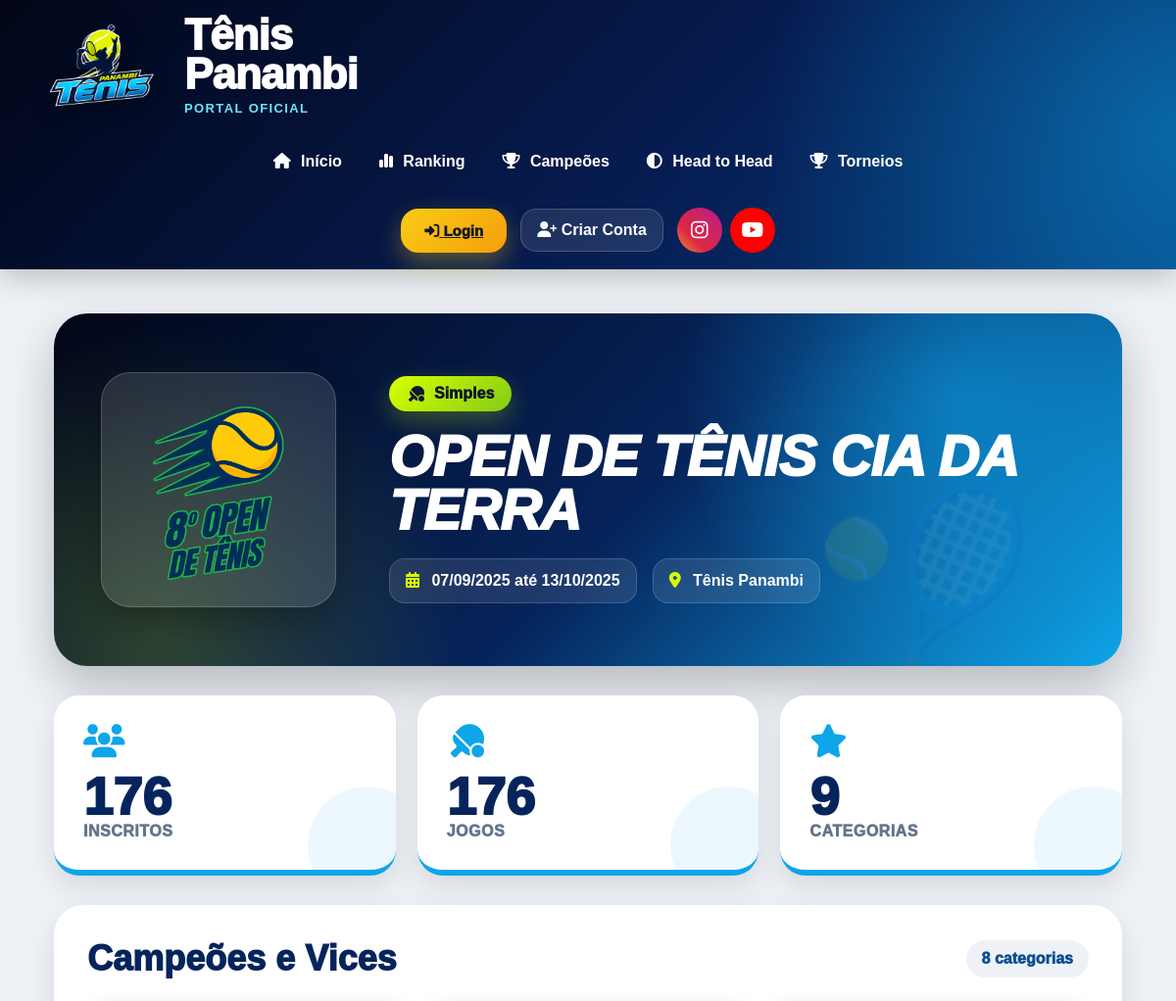
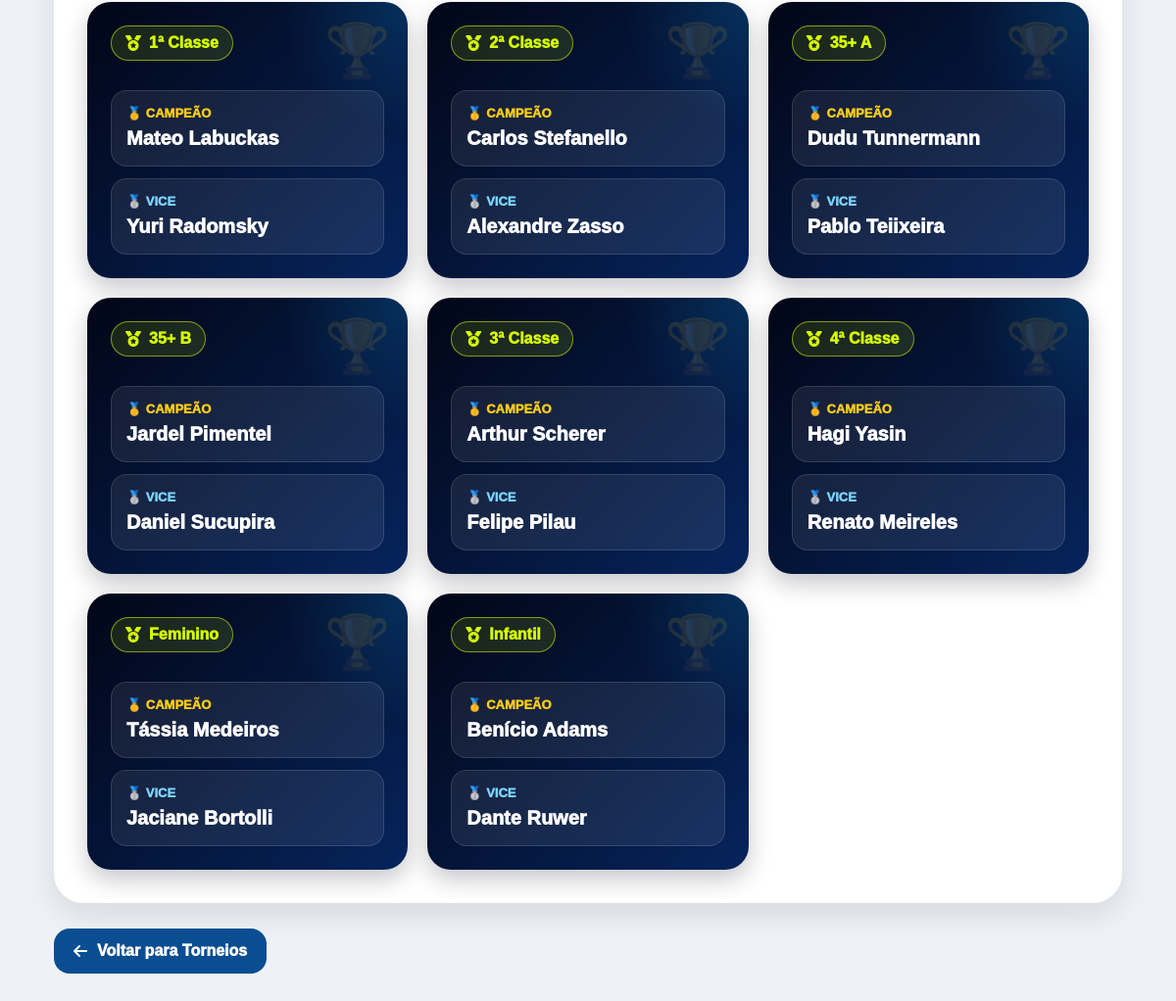
The page /torneios-historico/2/ on the database as committed earlier (2 pictures, top to bottom).
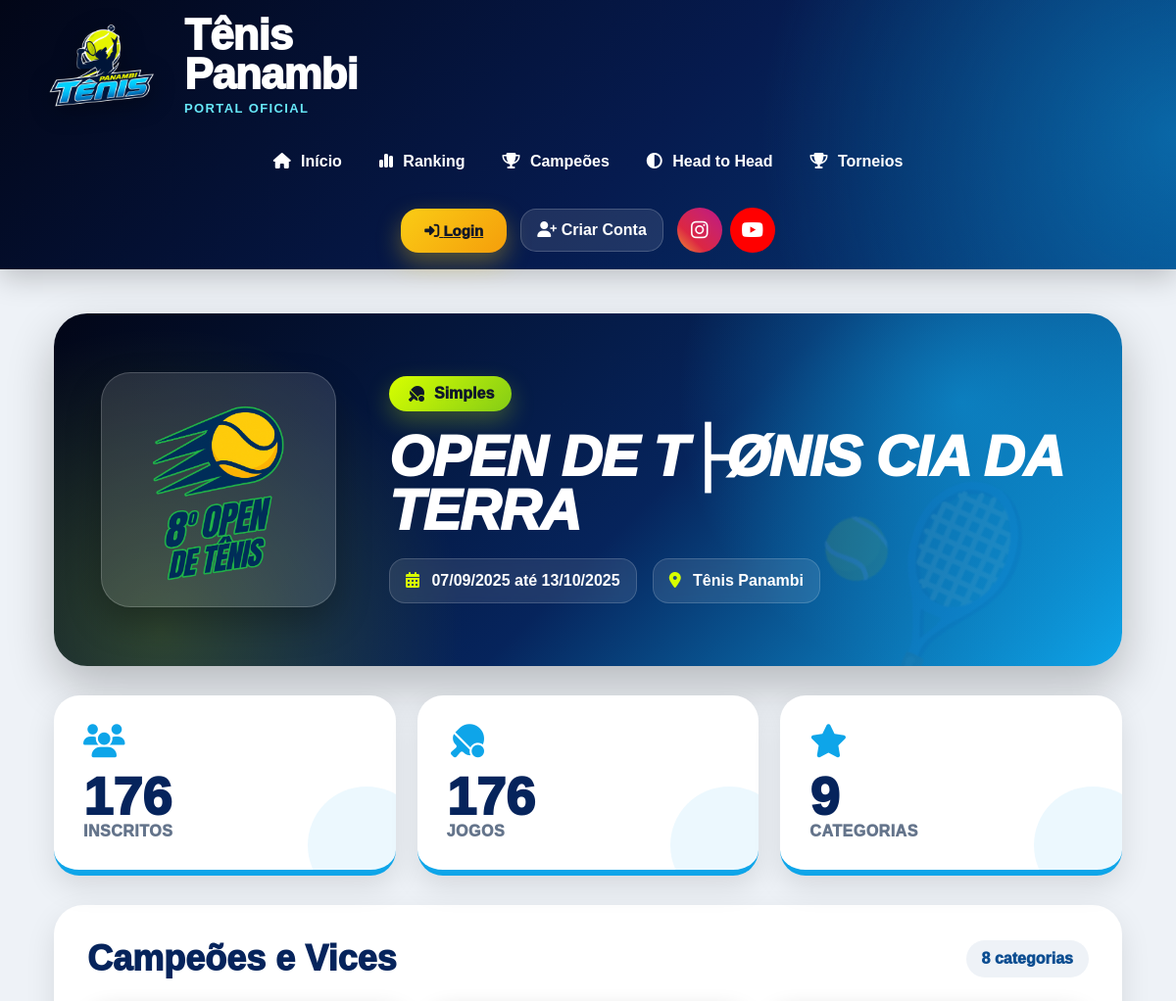
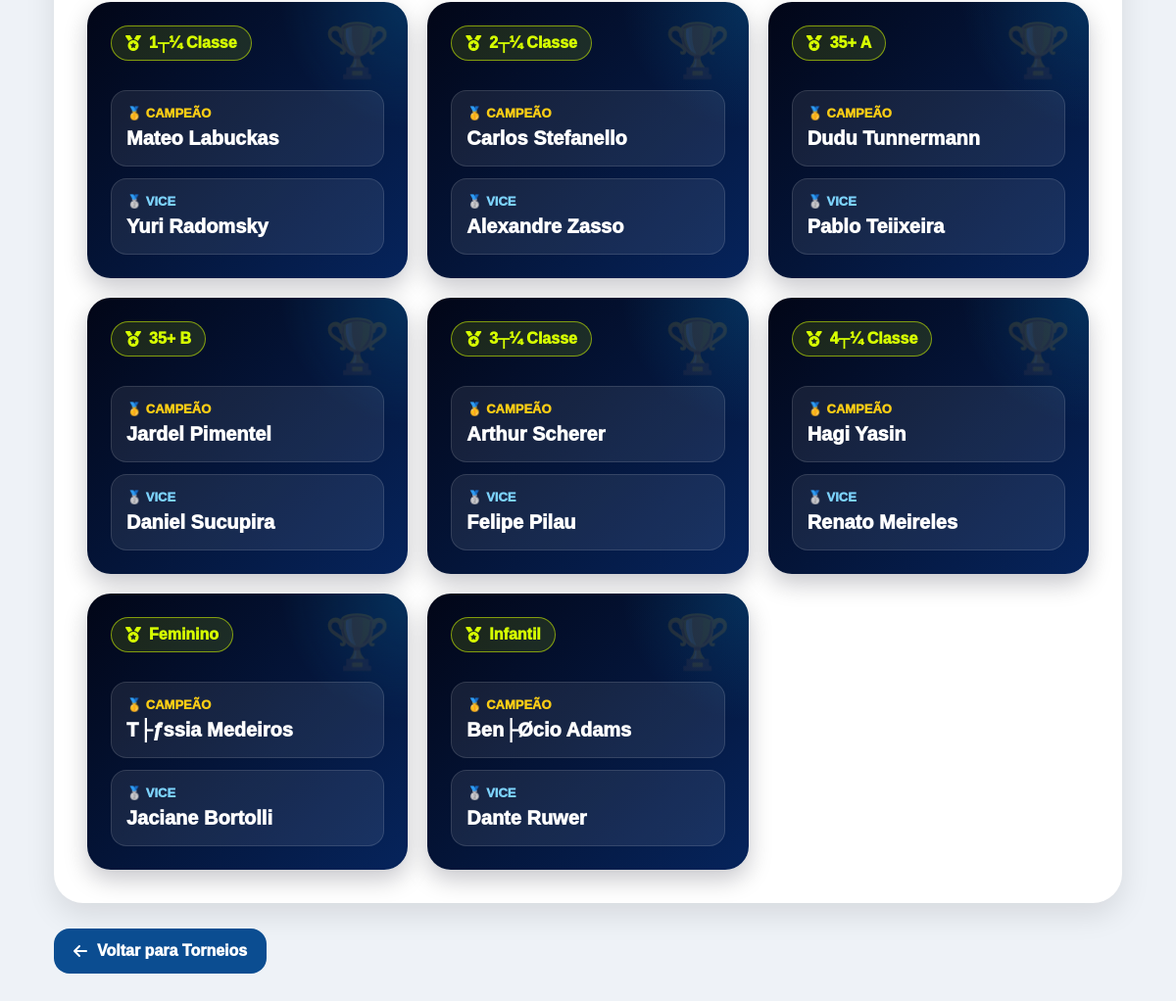
The same page on the database as committed later (2 pictures, top to bottom).
### core/models.py (models this page shows, shortened)
class RegistroTorneio(models.Model):
    TIPO_CHOICES = (
        ('SIMPLES', 'Simples'),
        ('DUPLAS', 'Duplas'),
        ('SIMPLES_DUPLAS', 'Simples e Duplas'),
        ('GERAL', 'Geral'),
    )
    nome = models.CharField(max_length=150)
    edicao = models.CharField(max_length=50, blank=True, null=True)
    tipo = models.CharField(
        max_length=20,
        choices=TIPO_CHOICES,
        default='GERAL'
    )
    data_inicio = models.DateField()
    data_fim = models.DateField(blank=True, null=True)
    local = models.CharField(max_length=150, blank=True, null=True)
    logo = models.ImageField(
        upload_to='historico_torneios/logos/',
        blank=True,
        null=True
    )
    total_inscritos = models.IntegerField(default=0)
    total_jogos = models.IntegerField(default=0)
    total_categorias = models.IntegerField(default=0)
    observacoes = models.TextField(blank=True, null=True)
    ativo = models.BooleanField(default=True)
    criado_em = models.DateTimeField(auto_now_add=True)
    atualizado_em = models.DateTimeField(auto_now=True)
    class Meta:
        verbose_name = 'Histórico de Torneio'
        verbose_name_plural = 'Histórico de Torneios'
        ordering = ['-data_inicio', '-id']

class ResultadoTorneio(models.Model):
    torneio = models.ForeignKey(
        RegistroTorneio,
        on_delete=models.CASCADE,
        related_name='resultados'
    )
    categoria = models.CharField(max_length=100)
    campeao = models.CharField(
        max_length=200,
        help_text='Para duplas, informe: Jogador 1 / Jogador 2'
    )
    vice = models.CharField(
        max_length=200,
        blank=True,
        null=True,
        help_text='Para duplas, informe: Jogador 1 / Jogador 2'
    )
    ordem = models.IntegerField(default=0)
    class Meta:
        verbose_name = 'Resultado do Torneio'
        verbose_name_plural = 'Resultados dos Torneios'
        ordering = ['ordem', 'categoria']

### core/views.py (the view)
def detalhe_torneio_historico(request, torneio_id):
    torneio = get_object_or_404(
        RegistroTorneio,
        id=torneio_id,
        ativo=True
    )
    resultados = ResultadoTorneio.objects.filter(
        torneio=torneio
    ).order_by(
        'ordem',
        'categoria'
    )
    return render(
        request,
        'historico_torneios/detalhe.html',
        {
            'torneio': torneio,
            'resultados': resultados
        }
    )

### core/templates/historico_torneios/detalhe.html (shortened to what this page needs)
{% extends 'base/base.html' %}
{% block content %}
<div class="torneio-detalhe-page">
    <section class="hero-detalhe">
        <div class="logo-torneio">
            {% if torneio.logo %}
                <img src="{{ torneio.logo.url }}" alt="{{ torneio.nome }}">
            {% else %}
                <span>🎾</span>
            {% endif %}
        </div>
        <div class="hero-info">
            <div class="badge-tipo">
                <i class="fa-solid fa-table-tennis-paddle-ball"></i>
                {{ torneio.get_tipo_display }}
            </div>
            <h1>{{ torneio.nome }}</h1>
            <div class="meta-detalhe">
                <div class="meta-item">
                    <i class="fa-solid fa-calendar-days"></i>
                    {{ torneio.data_inicio|date:"d/m/Y" }}
                    {% if torneio.data_fim %}
                        até {{ torneio.data_fim|date:"d/m/Y" }}
                    {% endif %}
                </div>
                <div class="meta-item">
                    <i class="fa-solid fa-location-dot"></i>
                    {{ torneio.local|default:"Tênis Panambi" }}
                </div>
            </div>
        </div>
    </section>
    <section class="numeros-detalhe">
        <div class="numero-card">
            <i class="fa-solid fa-users"></i>
            <strong>{{ torneio.total_inscritos }}</strong>
            <span>Inscritos</span>
        </div>
        <div class="numero-card">
            <i class="fa-solid fa-table-tennis-paddle-ball"></i>
            <strong>{{ torneio.total_jogos }}</strong>
            <span>Jogos</span>
        </div>
        <div class="numero-card">
            <i class="fa-solid fa-star"></i>
            <strong>{{ torneio.total_categorias }}</strong>
            <span>Categorias</span>
        </div>
    </section>
    <section class="resultados-box">
        <div class="resultados-header">
            <h2>Campeões e Vices</h2>
            <span>{{ resultados|length }} categoria{{ resultados|length|pluralize:"s" }}</span>
        </div>
        <div class="resultados-grid">
            {% for resultado in resultados %}
                <div class="resultado-card">
                    <div class="categoria-title">
                        <i class="fa-solid fa-medal"></i>
                        {{ resultado.categoria }}
                    </div>
                    <div class="podio-linha campeao">
                        <div class="podio-label">
                            🥇 Campeão
                        </div>
                        <div class="podio-nome">
                            {{ resultado.campeao }}
                        </div>
                    </div>
                    <div class="podio-linha">
                        <div class="podio-label">
                            🥈 Vice
                        </div>
                        <div class="podio-nome">
                            {{ resultado.vice|default:"-" }}
                        </div>
                    </div>
                </div>
            {% empty %}
                <p>Nenhum resultado cadastrado para este torneio.</p>
            {% endfor %}
        </div>
    </section>
    <a href="/torneios-historico/" class="btn-voltar">
        <i class="fa-solid fa-arrow-left"></i>
        Voltar para Torneios
    </a>
</div>
{% endblock %}

### core/templates/base/base.html (shortened to what this page needs)
{% load static %}
<!DOCTYPE html>
<html lang="pt-br">
<head>
    <link rel="stylesheet"
          href="https://cdnjs.cloudflare.com/ajax/libs/font-awesome/6.5.1/css/all.min.css">
</head>
<body>
<header class="topo">
    <div class="logo-area">
        <img src="{% static 'img/logo.png' %}" alt="Tênis Panambi">
        <div>
            <div class="titulo-site">
                Tênis<br>Panambi
            </div>
            <div class="subtitulo-site">
                Portal Oficial
            </div>
        </div>
    </div>
    <nav class="menu">
        <a href="/">
            <i class="fa-solid fa-house"></i> Início
        </a>
        <a href="/ranking/">
            <i class="fa-solid fa-chart-simple"></i> Ranking
        </a>
        <a href="/mural-campeoes/">
            <i class="fa-solid fa-trophy"></i> Campeões
        </a>
        <a href="/head-to-head/">
            <i class="fa-solid fa-circle-half-stroke"></i> Head to Head
        </a>
        <a href="/torneios-historico/">
    <i class="fa-solid fa-trophy"></i> Torneios
</a>
    </nav>
    <div class="acoes-topo">
        {% if user.is_authenticated %}
            <div class="usuario-dropdown">
               <a href="#" class="usuario">
    {{ user.username|first|upper }}
</a>
                <div class="dropdown-menu">
                    <a href="/meu-painel/">
                        <i class="fa-solid fa-user"></i> Meu Painel
                    </a>
                    <a href="/meus-jogos/">
                        <i class="fa-solid fa-calendar-days"></i> Meus Jogos
                    </a>
                    <a href="/meu-perfil/">
                        <i class="fa-solid fa-id-card"></i> Meu Perfil
                    </a>
                    <a href="/password_change/">
                        <i class="fa-solid fa-key"></i> Trocar Senha
                    </a>
                    <a href="/logout/">
                        <i class="fa-solid fa-right-from-bracket"></i> Sair
                    </a>
                </div>
            </div>
        {% else %}
            <a href="/login/" class="btn-lancar">
                <i class="fa-solid fa-right-to-bracket"></i> Login
            </a>
            <a href="/cadastro/" class="btn-quadra">
                <i class="fa-solid fa-user-plus"></i> Criar Conta
            </a>
        {% endif %}
        <div class="social-topo">
            <a
                href="https://instagram.com/tenispanambi"
                target="_blank"
                class="social-link instagram"
            >
                <i class="fab fa-instagram"></i>
            </a>
            <a
                href="https://youtube.com/@tenispanambi"
                target="_blank"
                class="social-link youtube"
            >
                <i class="fab fa-youtube"></i>
            </a>
        </div>
    </div>
</header>
<div class="conteudo">
    {% block content %}
    {% endblock %}
</div>
</body>
</html>

### core/templates/base/base.html (style rules this page uses)
* { margin:0; padding:0; box-sizing:border-box; font-family:Arial, Helvetica, sans-serif; }
body { background:#eef2f7; overflow-x:hidden; }
.topo { background: radial-gradient(circle at right, rgba(14,165,233,.45), transparent 35%), linear-gradient(135deg,#020617 0%,#061b4f 55%,#053b7a 100%); padding:16px 34px; display:grid; grid-template-columns:auto 1fr auto; align-items:center; gap:26px; box-shadow:0 8px 28px rgba(0,0,0,.22); border-bottom:1px solid rgba(255,255,255,.08); position:relative; }
.logo-area { display:flex; align-items:center; gap:16px; min-width:320px; }
.logo-area img { height:92px; width:auto; object-fit:contain; filter:drop-shadow(0 5px 12px rgba(0,0,0,.35)); }
.titulo-site { color:white; font-size:44px; font-weight:1000; line-height:.90; letter-spacing:-1px; }
.subtitulo-site { color:#67e8f9; font-size:13px; margin-top:8px; font-weight:900; text-transform:uppercase; letter-spacing:1.4px; }
.menu { display:flex; align-items:center; justify-content:center; gap:8px; flex-wrap:wrap; }
.menu a { color:white; text-decoration:none; font-weight:900; font-size:16px; white-space:nowrap; transition:.2s; padding:12px 15px; border-radius:14px; }
.menu a i { margin-right:6px; }
.btn-lancar { background:linear-gradient(135deg,#facc15,#f59e0b) !important; color:#111827 !important; padding:14px 24px !important; border-radius:18px !important; font-weight:1000; font-size:15px; border:none; box-shadow:0 10px 24px rgba(250,204,21,.35); transition:.25s; }
.acoes-topo { display:flex; align-items:center; justify-content:flex-end; gap:14px; flex-wrap:nowrap; }
.btn-quadra { background:rgba(255,255,255,.10) !important; border:1px solid rgba(255,255,255,.18); color:white !important; padding:12px 16px !important; border-radius:16px; font-weight:900; text-decoration:none; }
.social-topo { display:flex; align-items:center; gap:8px; }
.social-link { width:46px; height:46px; border-radius:50%; display:flex; align-items:center; justify-content:center; color:white !important; font-size:20px; text-decoration:none; transition:.25s; padding:0 !important; }
.instagram { background:linear-gradient(45deg,#f09433,#dc2743,#cc2366,#bc1888); }
.youtube { background:#ff0000; }
.conteudo { padding:35px; }
img { max-width:100%; }
@media (max-width:1350px) { .topo { grid-template-columns:1fr auto; } }
@media (max-width:1350px) { .menu { grid-column:1 / -1; justify-content:center; } }
@media (max-width:1350px) { .acoes-topo { grid-column:1 / -1; justify-content:center; } }
@media (max-width:1350px) { .logo-area { min-width:0; } }

Rows that differ between the two databases and show on the page:
changed RegistroTorneio "Simples": nome "OPEN DE TÊNIS CIA DA TERRA" → "OPEN DE T├ØNIS CIA DA TERRA"
changed ResultadoTorneio "Mateo Labuckas": categoria "1ª Classe" → "1┬¼ Classe"
changed ResultadoTorneio "Carlos Stefanello": categoria "2ª Classe" → "2┬¼ Classe"
changed ResultadoTorneio "Arthur Scherer": categoria "3ª Classe" → "3┬¼ Classe"
changed ResultadoTorneio "Hagi Yasin": categoria "4ª Classe" → "4┬¼ Classe"
changed ResultadoTorneio "Jaciane Bortolli": campeao "Tássia Medeiros" → "T├ƒssia Medeiros"
changed ResultadoTorneio "Dante Ruwer": campeao "Benício Adams" → "Ben├Øcio Adams"
